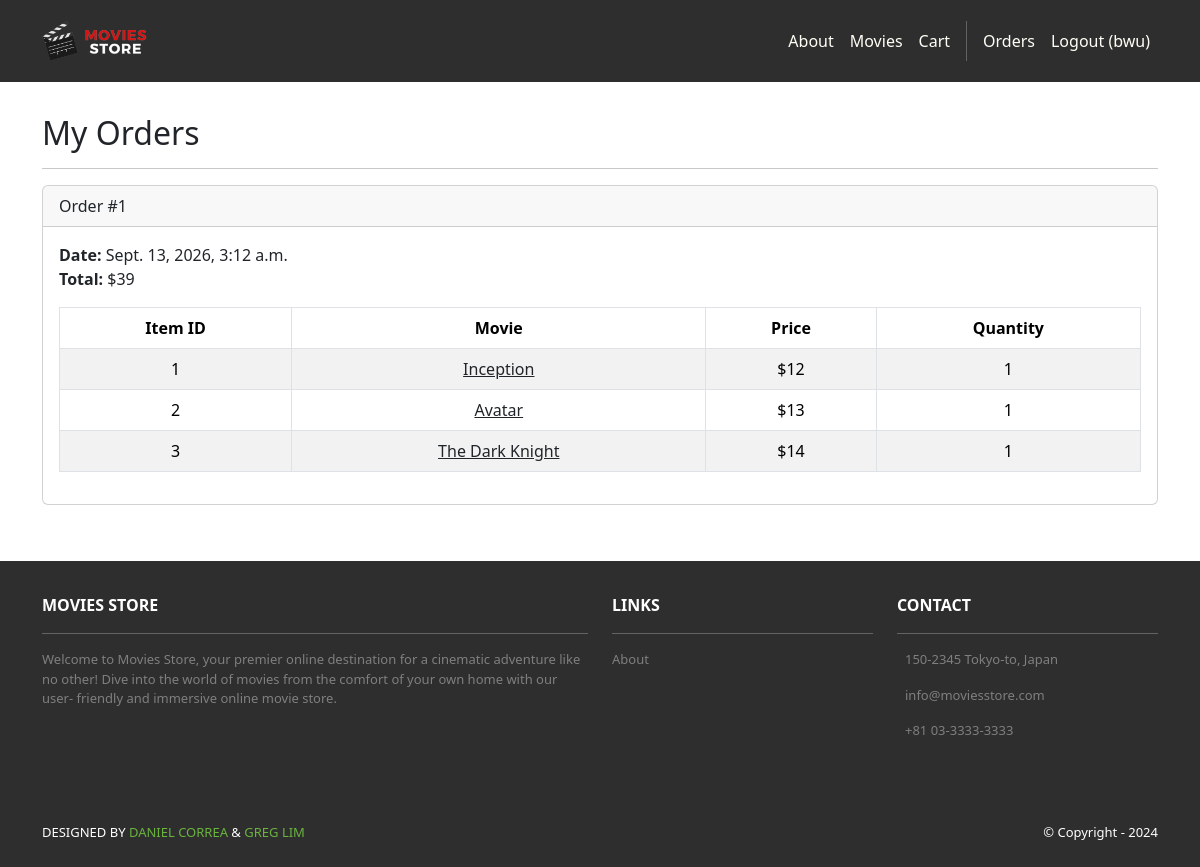
Page /accounts/orders/ (signed in) on the committed database.
### cart/models.py (models this page shows, shortened)
class Order(models.Model):
    id = models.AutoField(primary_key=True)
    total = models.IntegerField()
    date = models.DateTimeField(auto_now_add=True)
    user = models.ForeignKey(User,
        on_delete=models.CASCADE)

class Item(models.Model):
    id = models.AutoField(primary_key=True)
    price = models.IntegerField()
    quantity = models.IntegerField()
    order = models.ForeignKey(Order,
        on_delete=models.CASCADE)
    movie = models.ForeignKey(Movie,
        on_delete=models.CASCADE)

### movies/models.py (models this page shows, shortened)
class Movie(models.Model):
    id = models.AutoField(primary_key=True)
    name = models.CharField(max_length=255)
    price = models.IntegerField()
    description = models.TextField()
    image = models.ImageField(upload_to='movie_images/')

### accounts/views.py (the view)
# urls.py: path('orders/', views.orders, name='accounts.orders'),
@login_required
def orders(request):
    template_data = {}
    template_data['title'] = 'Orders'
    template_data['orders'] = request.user.order_set.all()
    return render(request, 'accounts/orders.html',
        {'template_data': template_data})

### accounts/templates/accounts/orders.html
{% extends 'base.html' %}
{% block content %}
<div class="p-3">
  <div class="container">
    <div class="row mt-3">
      <div class="col mx-auto mb-3">
        <h2>My Orders</h2>
        <hr />
        {% for order in template_data.orders %}
        <div class="card mb-4">
          <div class="card-header">Order #{{ order.id }}</div>
          <div class="card-body">
            <b>Date:</b> {{ order.date }}<br />
            <b>Total:</b> ${{ order.total }}<br />
            <div class="table-responsive">
              <table class="table table-bordered table-striped text-center mt-3"><thead>
                <tr>
                  <th scope="col">Item ID</th>
                  <th scope="col">Movie</th>
                  <th scope="col">Price</th>
                  <th scope="col">Quantity</th>
                </tr>
              </thead>
              <tbody>
                {% for item in order.item_set.all %}
                <tr>
                  <td>{{ item.movie.id }}</td>
                  <td>
                    <a class="link-dark"
                      href="{% url 'movies.show'
                      id=item.movie.id %}">
                      {{ item.movie.name }}
                    </a>
                  </td>
                  <td>${{ item.movie.price }}</td>
                  <td>{{ item.quantity }}</td>
                </tr>
                {% endfor %}
              </tbody>
              </table>
            </div>
          </div>
        </div>
        {% endfor %}
      </div>
    </div>
  </div>
</div>
{% endblock content %}

### moviestore/templates/base.html (shortened to what this page needs)
<!DOCTYPE html>
<html>
  <head>
    {% load static %}
    <link href=
      "https://cdn.jsdelivr.net/npm/bootstrap@5.3.3/dist/css/bootstrap.min.css" rel="stylesheet"
>
    <link rel="stylesheet"  type = "text/css"
      href="{% static 'css/style.css' %}">
  </head>
  <body>
     <nav class="p-3 navbar navbar-dark bg-dark
         navbar-expand-lg">
      <div class="container">
        <a class="navbar-brand"
           href="{% url 'home.index' %}">
          <img src="{% static 'img/logo.png' %}" alt="logo"
               height="40" />
        </a>
        <div class="collapse navbar-collapse" id="navbarNavAltMarkup">
          <div class="navbar-nav ms-auto navbar-ml">
            <a class="nav-link" href="{% url 'home.about' %}">About</a>
               <a class="nav-link" href="{% url 'movies.index' %}">Movies</a>
               <a class="nav-link" href="{% url 'cart.index' %}">Cart</a>
               {% if user.is_authenticated %}
               <a class="nav-link" href="{% url 'accounts.orders' %}">Orders</a>
            <a class="nav-link"href="{% url 'accounts.logout' %}">Logout ({{user.username }})</a>
            {% else %}
               <a class="nav-link"href="{% url 'accounts.login' %}">Login</a>
            <a class="nav-link" href="{% url 'accounts.signup' %}">Sign Up</a>
            {% endif %}
          </div>
        </div>
      </div>
    </nav>
    <div>
      {% block content %}
      {% endblock content %}
    </div>
     <section class="p-3 ms-footer bg-dark d-none d-md-block">
      <div class="container">
        <div class="row mt-3 text-white">
          <div class="col-md-6 col-lg-6 col-xl-6 mx-auto mb-4">
            <b>MOVIES STORE</b>
            <hr />
            <p>
              Welcome to Movies Store, your premier online
              destination for a cinematic adventure like no
              other! Dive into the world of movies from the
              comfort of your own home with our user-
              friendly and immersive online movie store.
            </p>
          </div>
          <div class="col-md-3 col-lg-3 col-xl-3 mx-auto mb-4">
            <b>LINKS</b>
            <hr />
            <p><a class="nav-link"
              href="{% url 'home.about' %}">
              About
            </a></p>
          </div>
          <div class="col-md-3 col-lg-3 col-xl-3 mx-auto mb-4">
            <b>CONTACT</b>
            <hr />
            <p>
              150-2345 Tokyo-to, Japan
            </p>
            <p>
              info@moviesstore.com
            </p>
            <p>
              +81 03-3333-3333
            </p>
          </div>
        </div>
      </div>
    </section>
    <section class="p-3 ms-footer-bottom bg-dark">
      <div class="container d-flex justify-content-between">
        <div class="me-5 text-white">
          <span>DESIGNED BY
            <a href="https://www.x.com/danielgarax"
            target="_blank">DANIEL CORREA</a> &
            <a href="https://www.x.com/greglim81"
            target="_blank">GREG LIM</a>
          </span>
        </div>
        <div class="text-white">
          <span>© Copyright - 2024</span>
        </div>
      </div>
    </section>
  </body>
</html>

### moviestore/static/css/style.css (style rules this page uses)
.navbar a.nav-link { color: #FFFEF6 !important; }
.bg-dark { background-color: #2E2E2E !important; }
.ms-footer { background-color: #2E2E2E !important; }
.ms-footer p { color: #7F7F7F; font-size: 13px; }
.ms-footer-bottom span { font-size: 13px; line-height: 38px; }
.ms-footer-bottom a { color: #6ab43e; text-decoration: none; }

### rows in the picture
Order: id "1", date "Sept. 13, 2026, 3:12 a.m.", total "39"
Item: movie.id "1", movie.name "Inception", movie.price "12", quantity "1"
Item: movie.id "2", movie.name "Avatar", movie.price "13", quantity "1"
Item: movie.id "3", movie.name "The Dark Knight", movie.price "14", quantity "1"

### other values in the picture
{{ user.username }} "bwu"
